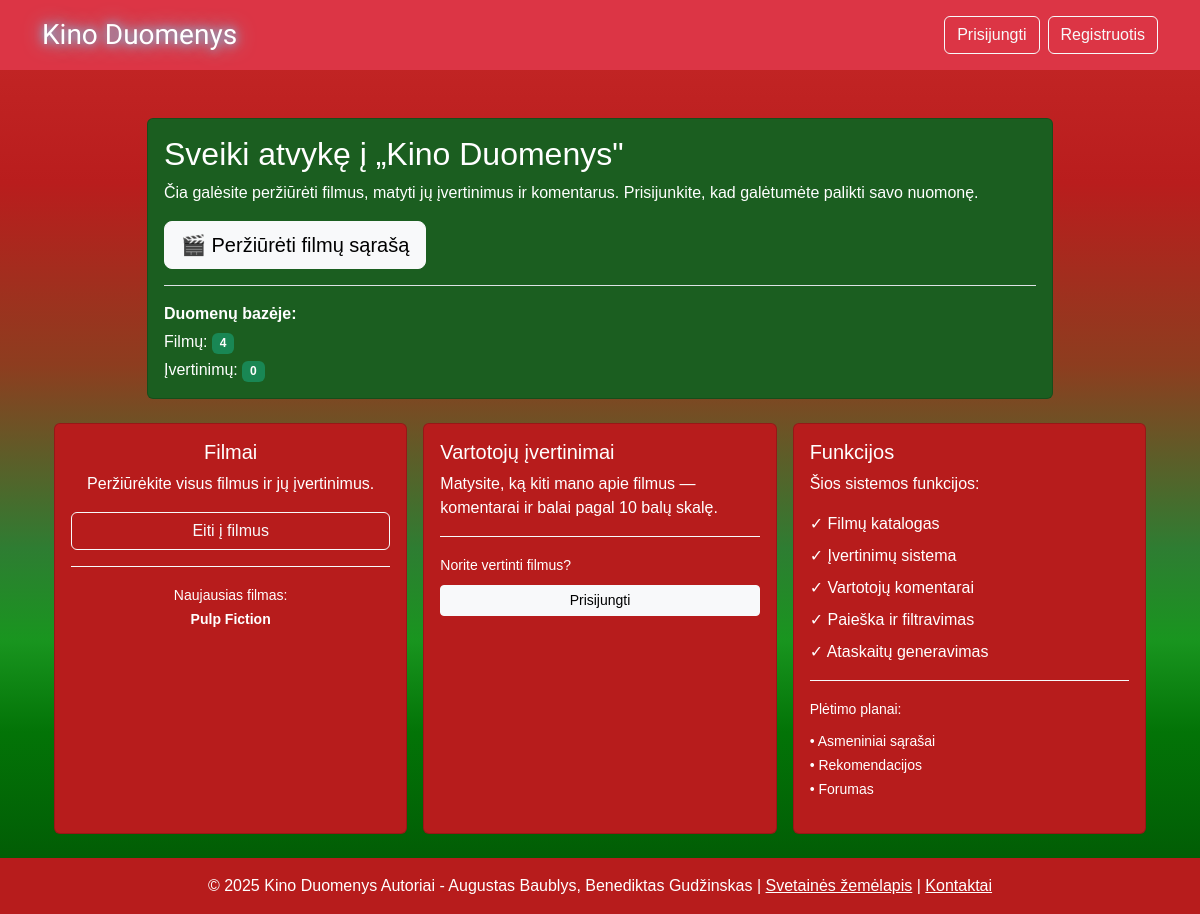
Before: / with the older database file.
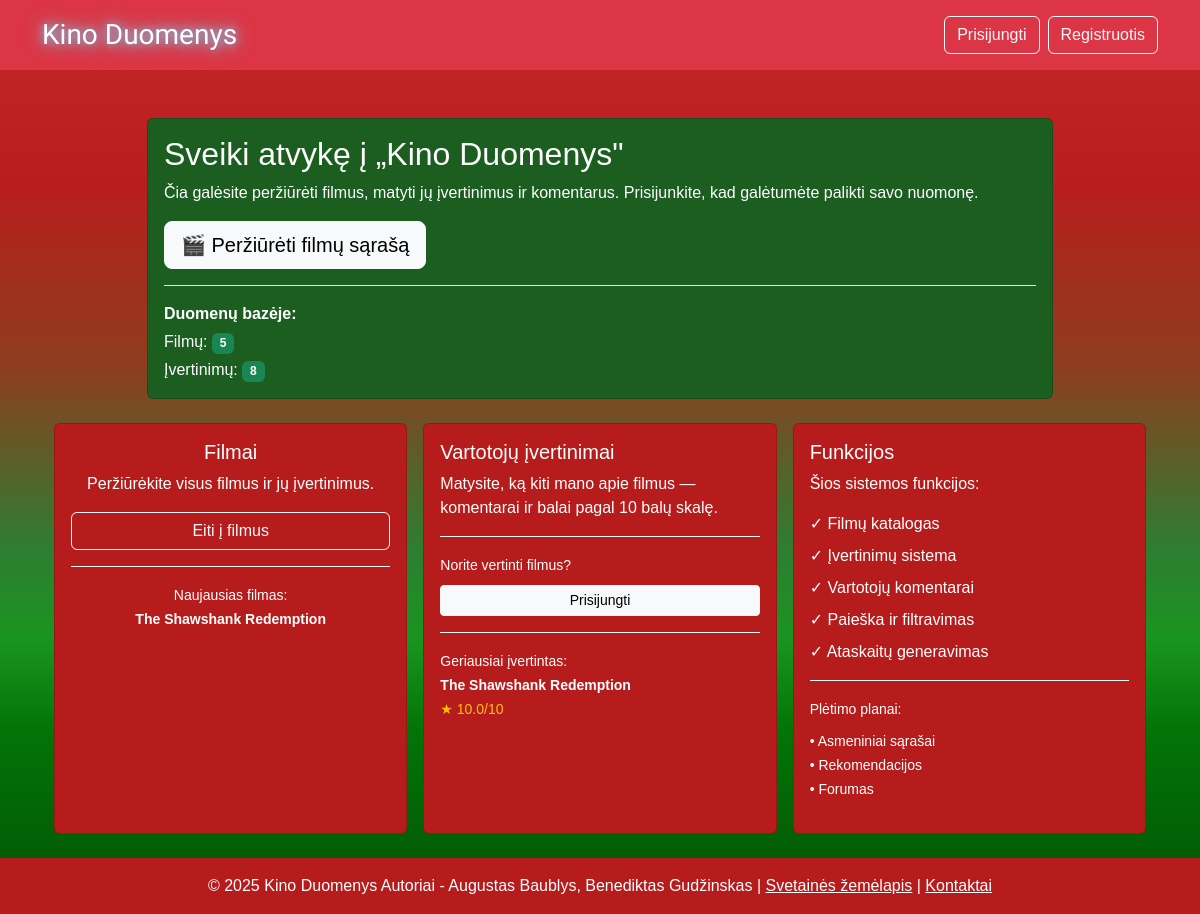
After: the same page with the newer database file.
### tables this page shows
CREATE TABLE movies (
    id INT PRIMARY KEY AUTO_INCREMENT,
    title VARCHAR(255) NOT NULL,
    release_year INT,
    director VARCHAR(100),
    description TEXT,
    genre VARCHAR(50),
    created_at TIMESTAMP DEFAULT CURRENT_TIMESTAMP
);

### includes/config.php (called while the page is built, shortened)
<?php
function getDBConnection() {
    $conn = new mysqli(DB_HOST, DB_USER, DB_PASS, DB_NAME);
    $conn->set_charset("utf8");
    return $conn;
}
?>

### php/Database.php (called while the page is built, shortened)
<?php
class Database {
    private $conn;
    public function __construct() {
        require_once 'includes/config.php';
        $this->conn = getDBConnection();
    }
    public function query($sql, $params = []) {
        $stmt = $this->conn->prepare($sql);
        if ($stmt->execute()) {
            return $stmt;
        } else {
            error_log("Execute error: " . $stmt->error);
            return false;
        }
    }
    public function fetchOne($sql, $params = []) {
        $stmt = $this->query($sql, $params);
        $result = $stmt->get_result();
        return $result->fetch_assoc();
    }
}
?>

### Index.php (the view, shortened to what the changed rows need)
<?php
require_once 'includes/config.php';
include 'includes/header.php';
require_once 'php/Database.php';
$db = new Database();
?>
<main class="container mt-4">
    <section class="row justify-content-center mb-4">
        <div class="col-lg-10">
            <div class="card card-green">
                <div class="card-body">
                    <h2 class="card-title">Sveiki atvykę į „Kino Duomenys"</h2>
                    <?php
                    try {
                        $movieCount = $db->fetchOne("SELECT COUNT(*) as count FROM movies")['count'];
                        $reviewCount = $db->fetchOne("SELECT COUNT(*) as count FROM reviews")['count'];
                        echo '<div class="mt-3 pt-3 border-top">';
                        echo '<p class="mb-1">Filmų: <span class="badge bg-success">' . $movieCount . '</span></p>';
                        echo '<p class="mb-0">Įvertinimų: <span class="badge bg-success">' . $reviewCount . '</span></p>';
                        echo '</div>';
                    } catch (Exception $e) {
                    }
                    ?>
                </div>
            </div>
        </div>
    </section>
    <section class="row g-3">
        <div class="col-md-4">
            <div class="card h-100 card-red">
                <div class="card-body text-center">
                    <?php
                    try {
                        $latestMovie = $db->fetchOne("SELECT title FROM movies ORDER BY id DESC LIMIT 1");
                        if ($latestMovie) {
                            echo '<div class="mt-3 pt-3 border-top border-light">';
                            echo '<p class="mb-0"><small>Naujausias filmas:<br><strong>' . htmlspecialchars($latestMovie['title']) . '</strong></small></p>';
                            echo '</div>';
                        }
                    } catch (Exception $e) {
                    }
                    ?>
                </div>
            </div>
        </div>
        <div class="col-md-4">
            <div class="card h-100 card-red">
                <div class="card-body">
                    <?php
                    try {
                        $topMovie = $db->fetchOne("
                            SELECT m.title, AVG(r.rating) as avg_rating
                            FROM movies m
                            LEFT JOIN reviews r ON m.id = r.movie_id
                            GROUP BY m.id
                            HAVING AVG(r.rating) IS NOT NULL
                            ORDER BY avg_rating DESC
                            LIMIT 1
                        ");
                        if ($topMovie && $topMovie['avg_rating'] > 0) {
                            echo '<div class="mt-3 pt-3 border-top border-light">';
                            echo '<p class="mb-0"><small>Geriausiai įvertintas:<br>';
                            echo '<strong>' . htmlspecialchars($topMovie['title']) . '</strong><br>';
                            echo '<span class="text-warning">★ ' . number_format($topMovie['avg_rating'], 1) . '/10</span>';
                            echo '</small></p>';
                            echo '</div>';
                        }
                    } catch (Exception $e) {
                    }
                    ?>
                </div>
            </div>
        </div>
    </section>
</main>
<?php
include 'includes/footer.php';
?>

Changed rows visible on the page:
no longer on this page (row edited): movies: title "Pulp Fiction"
added movies: title "The Shawshank Redemption"
Other visible differences:
$movieCount: "4" → "5"
$reviewCount: "0" → "8"
$topMovie['title']: (not shown) → "The Shawshank Redemption"
$topMovie['avg_rating']: (not shown) → "10.0"
text now shown: "Geriausiai įvertintas: ★ /10"
